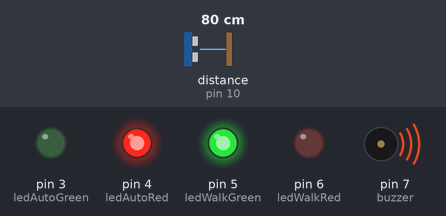
This sketch was run on a simulated Arduino Uno, built with avr-gcc and run on an emulated ATmega328P. On the bench: output pins drawn as LEDs (lit = HIGH), buzzer (waves = sounding, pin HIGH). Wiring (inferred from the names in the program): ultrasonic range finder: trigger pin 9; echo pin 10. The inputs (shaded band) are chosen by the test bench; at power-on: distance to the obstacle (sensor on pin 10) 80 cm. The echo pulse lasts 58.3 µs per cm; pins used as bus, display or sensor lines are not drawn.

Above: at 5.0 s.
At 10.2 s:
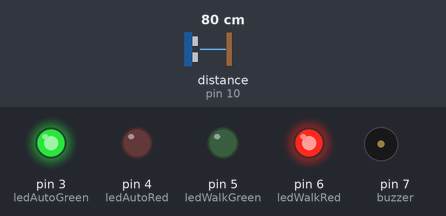
Timing chart, 0 to 13.7 s (numbered marks = the images above):
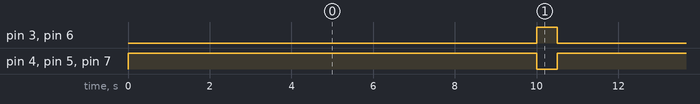

Measured:
- by itself, pin 3 (ledAutoGreen), pin 6 (ledWalkRed): alternates HIGH for 0.51 s and LOW for 10.0 s
- by itself, pin 4 (ledAutoRed), pin 5 (ledWalkGreen), pin 7 (buzzer): alternates HIGH for 10.0 s and LOW for 0.51 s

The sketch:

Arduino_Departamental.ino
```cpp
#define trigPin 9
#define echoPin 10
#define ledAutoGreen 3
#define ledAutoRed 4
#define ledWalkGreen 5
#define ledWalkRed 6
#define buzzer 7

long duration;
int distance;

void setup() {
  pinMode(trigPin, OUTPUT);
  pinMode(echoPin, INPUT);
  pinMode(ledAutoGreen, OUTPUT);
  pinMode(ledAutoRed, OUTPUT);
  pinMode(ledWalkGreen, OUTPUT);
  pinMode(ledWalkRed, OUTPUT);
  pinMode(buzzer, OUTPUT);
  Serial.begin(9600);
}

void loop() {
  digitalWrite(trigPin, LOW);
  delayMicroseconds(2);
  digitalWrite(trigPin, HIGH);
  delayMicroseconds(10);
  digitalWrite(trigPin, LOW);
  duration = pulseIn(echoPin, HIGH);
  distance = duration * 0.034 / 2;

  if (distance < 100) {
    // Peatón detectado
    digitalWrite(ledAutoGreen, LOW);
    digitalWrite(ledAutoRed, HIGH);
    digitalWrite(ledWalkGreen, HIGH);
    digitalWrite(ledWalkRed, LOW);
    digitalWrite(buzzer, HIGH);
    delay(10000); // tiempo para cruce seguro

    // Restablecer
    digitalWrite(buzzer, LOW);
    digitalWrite(ledAutoGreen, HIGH);
    digitalWrite(ledAutoRed, LOW);
    digitalWrite(ledWalkGreen, LOW);
    digitalWrite(ledWalkRed, HIGH);
  } else {
    // Tráfico normal
    digitalWrite(ledAutoGreen, HIGH);
    digitalWrite(ledAutoRed, LOW);
    digitalWrite(ledWalkGreen, LOW);
    digitalWrite(ledWalkRed, HIGH);
    digitalWrite(buzzer, LOW);
  }
  delay(500);
}
```
